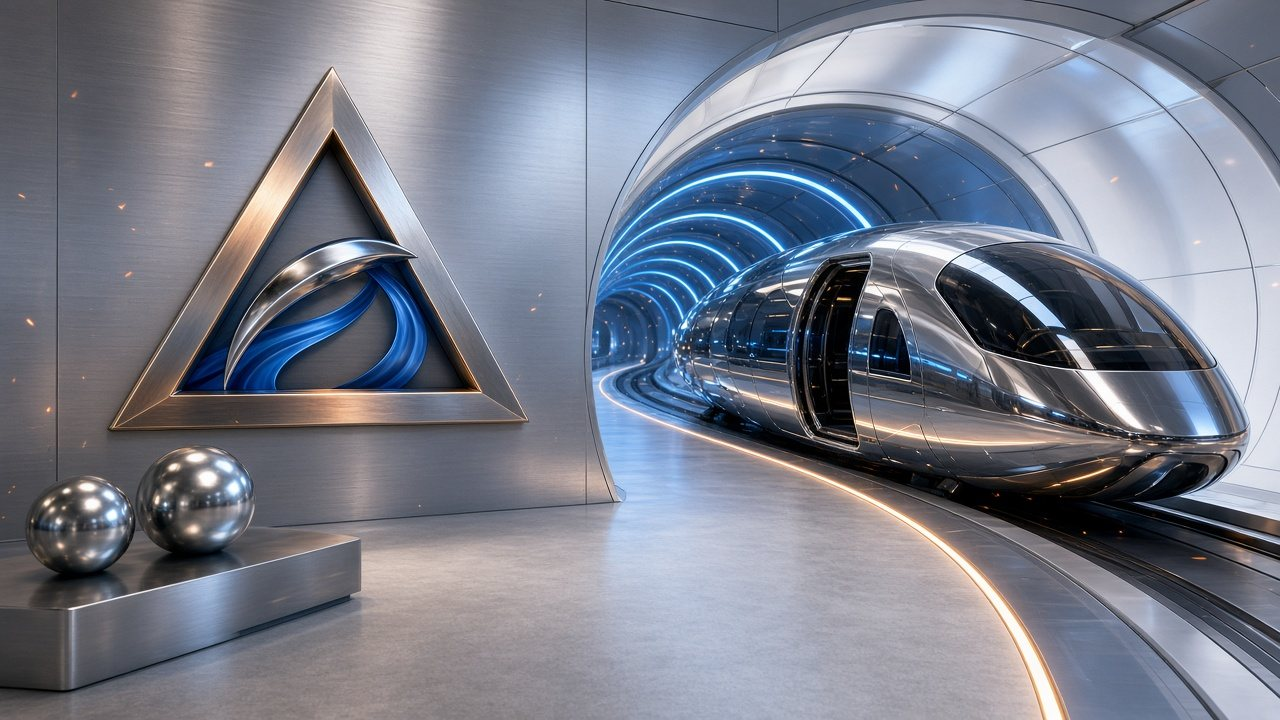
#> input picture solutions/solsticio-brilliance-bridge/site/assets/chrome-lattice.jpg, 1280 x 720 px
$ python -i extract_brilliance.py   (imports and definitions only)
#> lines starting #> are read from the running program, lines starting #| are printed output that depends on the picture
#!/usr/bin/env python3
"""Solsticio Brilliance Bridge: deterministic brilliance extraction over a corpus.

Scores every document on eight faculties (awareness, intelligence, self-improving,
confidence, hope, style, joy, talent) from lexical and structural signals, derives
second-order compound faculties and a corpus-level brilliance field, extracts a
colour/structure genome from the showcase images, and QDP-seals the result
(SHA-256 + SHA-512 + SHA3-256 + SHA3-512 over canonical JSON).

The faculties are text-feature indices. They describe what a document talks about
and how it is built; they are not measurements of machine sentience.

Usage:
    python extract_brilliance.py [--external DIR ...] [--images DIR]
"""

from __future__ import annotations

import argparse
import hashlib
import html
import json
import math
import re
import zipfile
from pathlib import Path

HERE = Path(__file__).resolve().parent
REPO = HERE.parent.parent
SITE = HERE / "site"
ASSETS = SITE / "assets"
OUT = ASSETS / "brilliance.qdp.json"

FACULTIES = {
    "awareness": "aware observ monitor introspect self state detect health status sens attent conscious reflect doctor inspect probe notic watch".split(),
    "intelligence": "model infer reason llm agent predict learn neural token generat pipeline transformer quantiz cognit intellig think".split(),
    "self_improving": "improv optimi iterat recurs feedback refin evolv adapt retrain tune upgrad loop warmup benchmark grow compil".split(),
    "confidence": "verif proof prove assert check pass seal hash attest guarante determinist measur evidence gate test certain confiden".split(),
    "hope": "hope future vision mission goal next roadmap promis potential aspir wellbeing well-being opportun believ optim tomorrow".split(),
    "style": "style design font color colour palette gradient layout typograph aesthet elegan theme motion glow chrome visual".split(),
    "joy": "joy delight play fun celebrat happy bright wonder spark magic beaut smile game light dream".split(),
    "talent": "skill talent craft expert master capab abilit precis perform excel brilliant genius champion award fluen".split(),
}
COMPOUNDS = {
    "reflective_growth": ("awareness", "self_improving"),
    "credible_optimism": ("confidence", "hope"),
    "aesthetic_delight": ("style", "joy"),
    "applied_genius": ("intelligence", "talent"),
    "grounded_awareness": ("awareness", "confidence"),
    "playful_mastery": ("joy", "talent"),
    "visionary_reason": ("intelligence", "hope"),
    "stylish_evolution": ("style", "self_improving"),
}
STRUCTURAL = {
    "confidence": re.compile(
        r"\bassert\b|check\(|\bPASS\b|require\(|revert|sha3?_?\d{3}|keccak", re.I
    ),
    "awareness": re.compile(
        r"os\.path\.(isfile|exists)|/health|status|supportsInterface|doctor", re.I
    ),
    "self_improving": re.compile(r"\bfor\b .* in |\bwhile\b|recurs|retry", re.I),
    "intelligence": re.compile(
        r"from_pretrained|generate\(|pipeline\(|Llama\(|chat/completions", re.I
    ),
}
TOKEN = re.compile(r"[a-z][a-z\-]{2,}")


# [60 lines left out: functions qdp, _js_numbers, canonical, read_text, faculty_counts, entropy, not called in this run]


def geomean(vec: list[float]) -> float:
    return math.exp(sum(math.log(max(v, 1.0)) for v in vec) / len(vec))


def cosine(a: list[float], b: list[float]) -> float:
    na, nb = math.sqrt(sum(x * x for x in a)), math.sqrt(sum(x * x for x in b))
    return sum(x * y for x, y in zip(a, b)) / (na * nb) if na and nb else 0.0


# [13 lines left out: function proof_run, not called in this run]


def image_genome(path: Path) -> dict:
#> called with path = 'site/assets/chrome-lattice.jpg'
    from PIL import Image, ImageFilter, ImageStat

    img = Image.open(path).convert("RGB")
#> img is the input picture: PIL image 1280x720 RGB; mean R, G, B 120.3, 125.1, 138.5
    small = img.copy()
    small.thumbnail((256, 256))
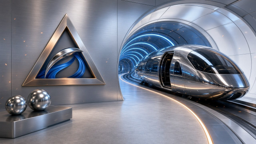
#> small: PIL image 256x144 RGB; mean R, G, B 120.5, 125.2, 138.6
    pal = small.quantize(colors=6, method=Image.Quantize.MEDIANCUT)
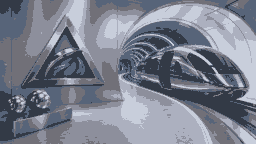
#> pal: PIL image 256x144 P; mean R, G, B 122.6, 127.8, 141.5
    rgb = pal.getpalette()[:18]
#> rgb = [200, 206, 219, 172, 176, 191, 141, 143, 156, 113, 112, 120, 87, 100, 121, 51, 58, 70]
    counts = sorted(pal.getcolors(), reverse=True)
#> counts = [(6639, 5), (6602, 4), (6517, 1), (6499, 2), (6342, 3), (4265, 0)]
    total = sum(c for c, _ in counts)
#> total = 36864
    palette = [
        {
            "hex": "#%02x%02x%02x" % tuple(rgb[i * 3 : i * 3 + 3]),
            "share": round(c / total, 4),
        }
        for c, i in counts
    ]
#> palette = 6 items
    raw = small.tobytes()
    px = [tuple(raw[i : i + 3]) for i in range(0, len(raw), 3)]
#> px = 36864 items
    rg = [r - g for r, g, b in px]
#> rg = 36864 items
    yb = [(r + g) / 2 - b for r, g, b in px]
#> yb = 36864 items

    def sd(xs):
        m = sum(xs) / len(xs)
#> m = -4.73
        return math.sqrt(sum((x - m) ** 2 for x in xs) / len(xs)), m

    (srg, mrg), (syb, myb) = sd(rg), sd(yb)
#> srg = 15.01; mrg = -4.73; syb = 21.98; myb = -15.8
    colourfulness = math.sqrt(srg**2 + syb**2) + 0.3 * math.sqrt(mrg**2 + myb**2)
#> colourfulness = 31.56
    grey = small.convert("L")
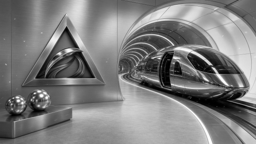
#> grey: PIL image 256x144 L; min 0, max 255, mean 125.3
    edges = ImageStat.Stat(grey.filter(ImageFilter.FIND_EDGES)).mean[0] / 255
#> edges = 0.0995
    flip = grey.transpose(Image.FLIP_LEFT_RIGHT)
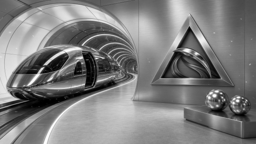
#> flip: PIL image 256x144 L; min 0, max 255, mean 125.3
    sym = 1 - sum(abs(a - b) for a, b in zip(grey.tobytes(), flip.tobytes())) / (
        255 * grey.width * grey.height
    )
#> sym = 0.799
    rich = small.quantize(colors=16, method=Image.Quantize.MEDIANCUT).getpalette()[:48]
#> rich = 48 values, max 219 at index 2, min 16 at index 45, mean 127.2
    sat = []
    for i in range(16):
        r, g, b = rich[i * 3 : i * 3 + 3]
        mx, mn = max(r, g, b), min(r, g, b)
        sat.append(
            (((mx - mn) / mx if mx else 0) * (mx / 255), "#%02x%02x%02x" % (r, g, b))
        )
#> this loop made 16 passes
#> (r, g, b, mx, mn) on passes 1 to 12: (217, 215, 219, 219, 215), (184, 197, 219, 219, 184), (183, 178, 185, 185, 178), (161, 174, 196, 196, 161), (159, 159, 171, 171, 159), (151, 142, 144, 151, 142), (136, 138, 151, 151, 136), (116, 133, 157, 157, 116), (117, 117, 128, 128, 117), (110, 106, 112, 112, 106), (98, 101, 114, 114, 98), (75, 99, 130, 130, 75)
#> after the loop, sat = 16 items, first 6: (0.0157, '#d9d7db'), (0.137, '#b8c5db'), (0.0275, '#b7b2b9'), (0.137, '#a1aec4'), (0.0471, '#9f9fab'), (0.0353, '#978e90')
    accents = [h for _, h in sorted(sat, reverse=True)[:3]]
#> accents = ['#4b6382', '#384b65', '#74859d']
    return {
        "accents": accents,
        "width": img.width,
        "height": img.height,
        "luminance": round(ImageStat.Stat(grey).mean[0] / 255, 4),
        "colourfulness": round(colourfulness, 2),
        "edge_density": round(edges, 4),
        "symmetry": round(sym, 4),
        "palette": palette,
    }


# [6 lines left out: function web_plate, not called in this run]


IMAGES = [
    ("sol_girl2jpg.jpg", "sol-sovereign.jpg", "Sol · The Sovereign Gaze", 1600),
    ("eye_candiedc.png", "eye-candied.jpg", "Eye Candied · Gold-Cyan Iris", 1600),
    (
        "b3a85be7cfca994ac66458edaa10711b36bfbed3f049e76375cb724b7aaee2be.png",
        "chrome-lattice.jpg",
        "Chrome Lattice",
        1600,
    ),
    ("globuletoo.png", "globule.jpg", "Globule · Orbital Cell", 1600),
    (
        "OUR_POWER_Main_Brain_P32_8K_Poster.jpg",
        "main-brain-p32.jpg",
        "OUR POWER · Main Brain P32",
        2560,
    ),
]

PRIVATE_HINTS = (
    "sealed",
    "private",
    "overseer",
    "measured_result",
    "harness architecture",
    "investor",
)


# [190 lines left out: functions collect, build, runtime_genome, seal, main, not called in this run]


# [2 lines not run here, left out]

>>> result = image_genome('site/assets/chrome-lattice.jpg')
#> result = 8 items
